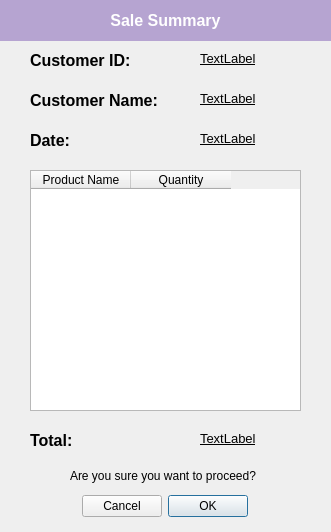
<?xml version="1.0" encoding="UTF-8"?>
<ui version="4.0">
 <class>CreateProduct</class>
 <widget class="QDialog" name="CreateProduct">
  <property name="geometry">
   <rect>
    <x>0</x>
    <y>0</y>
    <width>331</width>
    <height>532</height>
   </rect>
  </property>
  <property name="windowTitle">
   <string>Dialog</string>
  </property>
  <widget class="QDialogButtonBox" name="buttonBox">
   <property name="geometry">
    <rect>
     <x>10</x>
     <y>490</y>
     <width>311</width>
     <height>32</height>
    </rect>
   </property>
   <property name="layoutDirection">
    <enum>Qt::RightToLeft</enum>
   </property>
   <property name="orientation">
    <enum>Qt::Horizontal</enum>
   </property>
   <property name="standardButtons">
    <set>QDialogButtonBox::Cancel|QDialogButtonBox::Ok</set>
   </property>
   <property name="centerButtons">
    <bool>true</bool>
   </property>
  </widget>
  <widget class="QLabel" name="label_7">
   <property name="geometry">
    <rect>
     <x>0</x>
     <y>0</y>
     <width>331</width>
     <height>41</height>
    </rect>
   </property>
   <property name="font">
    <font>
     <family>MS Sans Serif</family>
     <pointsize>12</pointsize>
     <weight>75</weight>
     <bold>true</bold>
    </font>
   </property>
   <property name="layoutDirection">
    <enum>Qt::LeftToRight</enum>
   </property>
   <property name="styleSheet">
    <string notr="true">background-color: rgb(182, 164, 209);
color: rgb(255, 255, 255);</string>
   </property>
   <property name="text">
    <string>Sale Summary</string>
   </property>
   <property name="alignment">
    <set>Qt::AlignCenter</set>
   </property>
   <property name="wordWrap">
    <bool>true</bool>
   </property>
  </widget>
  <widget class="QTableWidget" name="SaleList">
   <property name="geometry">
    <rect>
     <x>30</x>
     <y>170</y>
     <width>271</width>
     <height>241</height>
    </rect>
   </property>
   <column>
    <property name="text">
     <string>Product Name</string>
    </property>
    <property name="textAlignment">
     <set>AlignCenter</set>
    </property>
    <property name="background">
     <color>
      <red>216</red>
      <green>216</green>
      <blue>216</blue>
     </color>
    </property>
   </column>
   <column>
    <property name="text">
     <string>Quantity</string>
    </property>
    <property name="textAlignment">
     <set>AlignCenter</set>
    </property>
    <property name="background">
     <color>
      <red>216</red>
      <green>216</green>
      <blue>216</blue>
     </color>
    </property>
   </column>
  </widget>
  <widget class="QLabel" name="label">
   <property name="geometry">
    <rect>
     <x>30</x>
     <y>50</y>
     <width>131</width>
     <height>21</height>
    </rect>
   </property>
   <property name="font">
    <font>
     <pointsize>12</pointsize>
     <weight>75</weight>
     <bold>true</bold>
    </font>
   </property>
   <property name="text">
    <string>Customer ID:</string>
   </property>
  </widget>
  <widget class="QLabel" name="label_2">
   <property name="geometry">
    <rect>
     <x>30</x>
     <y>90</y>
     <width>141</width>
     <height>21</height>
    </rect>
   </property>
   <property name="font">
    <font>
     <pointsize>12</pointsize>
     <weight>75</weight>
     <bold>true</bold>
    </font>
   </property>
   <property name="text">
    <string>Customer Name:</string>
   </property>
  </widget>
  <widget class="QLabel" name="label_3">
   <property name="geometry">
    <rect>
     <x>30</x>
     <y>130</y>
     <width>141</width>
     <height>21</height>
    </rect>
   </property>
   <property name="font">
    <font>
     <pointsize>12</pointsize>
     <weight>75</weight>
     <bold>true</bold>
    </font>
   </property>
   <property name="text">
    <string>Date:</string>
   </property>
  </widget>
  <widget class="QLabel" name="Id">
   <property name="geometry">
    <rect>
     <x>200</x>
     <y>50</y>
     <width>101</width>
     <height>16</height>
    </rect>
   </property>
   <property name="font">
    <font>
     <pointsize>10</pointsize>
     <underline>true</underline>
    </font>
   </property>
   <property name="text">
    <string>TextLabel</string>
   </property>
  </widget>
  <widget class="QLabel" name="Name">
   <property name="geometry">
    <rect>
     <x>200</x>
     <y>90</y>
     <width>111</width>
     <height>16</height>
    </rect>
   </property>
   <property name="font">
    <font>
     <pointsize>10</pointsize>
     <underline>true</underline>
    </font>
   </property>
   <property name="text">
    <string>TextLabel</string>
   </property>
  </widget>
  <widget class="QLabel" name="Date">
   <property name="geometry">
    <rect>
     <x>200</x>
     <y>130</y>
     <width>111</width>
     <height>16</height>
    </rect>
   </property>
   <property name="font">
    <font>
     <pointsize>10</pointsize>
     <underline>true</underline>
    </font>
   </property>
   <property name="text">
    <string>TextLabel</string>
   </property>
  </widget>
  <widget class="QLabel" name="label_4">
   <property name="geometry">
    <rect>
     <x>30</x>
     <y>430</y>
     <width>141</width>
     <height>21</height>
    </rect>
   </property>
   <property name="font">
    <font>
     <pointsize>12</pointsize>
     <weight>75</weight>
     <bold>true</bold>
    </font>
   </property>
   <property name="text">
    <string>Total:</string>
   </property>
  </widget>
  <widget class="QLabel" name="Date_2">
   <property name="geometry">
    <rect>
     <x>200</x>
     <y>430</y>
     <width>111</width>
     <height>16</height>
    </rect>
   </property>
   <property name="font">
    <font>
     <pointsize>10</pointsize>
     <underline>true</underline>
    </font>
   </property>
   <property name="text">
    <string>TextLabel</string>
   </property>
  </widget>
  <widget class="QLabel" name="label_5">
   <property name="geometry">
    <rect>
     <x>70</x>
     <y>460</y>
     <width>191</width>
     <height>31</height>
    </rect>
   </property>
   <property name="text">
    <string>Are you sure you want to proceed?</string>
   </property>
  </widget>
 </widget>
 <resources/>
 <connections>
  <connection>
   <sender>buttonBox</sender>
   <signal>accepted()</signal>
   <receiver>CreateProduct</receiver>
   <slot>accept()</slot>
   <hints>
    <hint type="sourcelabel">
     <x>248</x>
     <y>254</y>
    </hint>
    <hint type="destinationlabel">
     <x>157</x>
     <y>274</y>
    </hint>
   </hints>
  </connection>
  <connection>
   <sender>buttonBox</sender>
   <signal>rejected()</signal>
   <receiver>CreateProduct</receiver>
   <slot>reject()</slot>
   <hints>
    <hint type="sourcelabel">
     <x>316</x>
     <y>260</y>
    </hint>
    <hint type="destinationlabel">
     <x>286</x>
     <y>274</y>
    </hint>
   </hints>
  </connection>
 </connections>
</ui>
